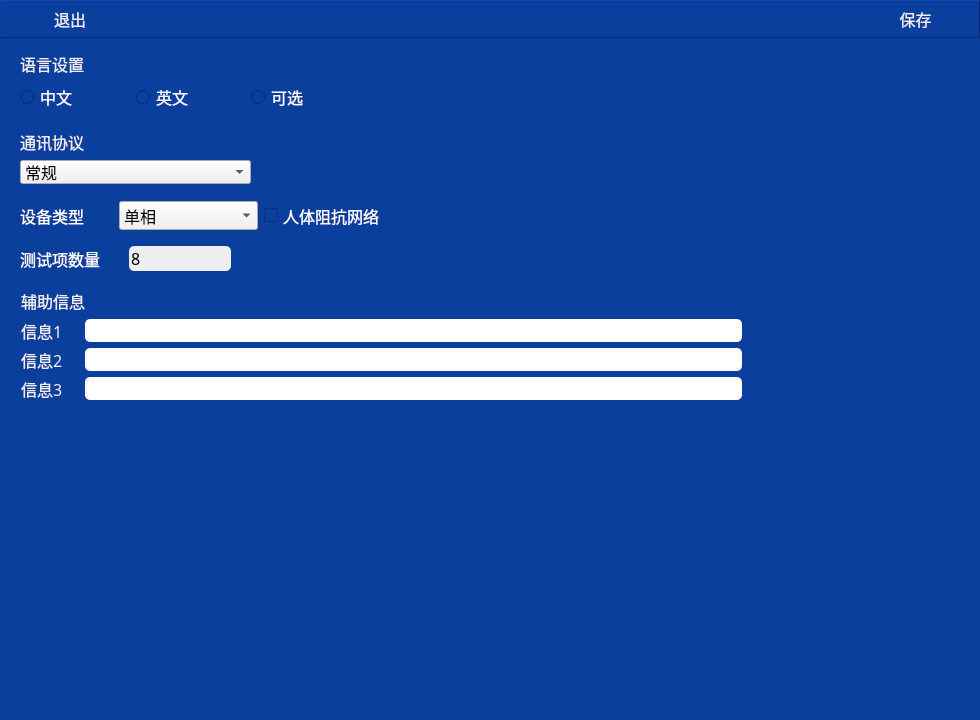
<?xml version="1.0" encoding="UTF-8"?>
<ui version="4.0">
 <class>parameterSenior</class>
 <widget class="QWidget" name="parameterSenior">
  <property name="geometry">
   <rect>
    <x>0</x>
    <y>0</y>
    <width>980</width>
    <height>720</height>
   </rect>
  </property>
  <property name="windowTitle">
   <string>高级设置</string>
  </property>
  <property name="styleSheet">
   <string notr="true">QWidget
{
background-color: rgb(11,63,158);
}
QRadioButton
{
color: rgb(255, 255, 255);
}
QLineEdit
{
border-radius:5px;
}

QSpinBox
{
border-radius:5px;
}
QToolButton
{
border-radius:5px;
}
QPushButton
{
border-radius:5px;
}</string>
  </property>
  <widget class="QFrame" name="frame_6">
   <property name="geometry">
    <rect>
     <x>0</x>
     <y>0</y>
     <width>980</width>
     <height>38</height>
    </rect>
   </property>
   <property name="frameShape">
    <enum>QFrame::Panel</enum>
   </property>
   <property name="frameShadow">
    <enum>QFrame::Raised</enum>
   </property>
   <widget class="QToolButton" name="toolButton_2">
    <property name="geometry">
     <rect>
      <x>0</x>
      <y>1</y>
      <width>140</width>
      <height>36</height>
     </rect>
    </property>
    <property name="font">
     <font>
      <family>微软雅黑</family>
      <pointsize>12</pointsize>
     </font>
    </property>
    <property name="styleSheet">
     <string notr="true">color: rgb(239, 239, 241);
border:0px;</string>
    </property>
    <property name="text">
     <string>退出</string>
    </property>
    <property name="icon">
     <iconset resource="image.qrc">
      <normaloff>:/resource/left-32.png</normaloff>:/resource/left-32.png</iconset>
    </property>
    <property name="iconSize">
     <size>
      <width>30</width>
      <height>30</height>
     </size>
    </property>
    <property name="toolButtonStyle">
     <enum>Qt::ToolButtonTextBesideIcon</enum>
    </property>
   </widget>
   <widget class="QToolButton" name="toolButton_14">
    <property name="geometry">
     <rect>
      <x>866</x>
      <y>1</y>
      <width>99</width>
      <height>36</height>
     </rect>
    </property>
    <property name="font">
     <font>
      <family>微软雅黑</family>
      <pointsize>12</pointsize>
     </font>
    </property>
    <property name="whatsThis">
     <string/>
    </property>
    <property name="styleSheet">
     <string notr="true">QToolButton
{
background-color:transparent;
color: rgb(239, 239, 241);
border:0px;
}</string>
    </property>
    <property name="text">
     <string>保存</string>
    </property>
    <property name="icon">
     <iconset resource="image.qrc">
      <normaloff>:/resource/保存.png</normaloff>:/resource/保存.png</iconset>
    </property>
    <property name="iconSize">
     <size>
      <width>30</width>
      <height>30</height>
     </size>
    </property>
    <property name="toolButtonStyle">
     <enum>Qt::ToolButtonTextBesideIcon</enum>
    </property>
   </widget>
  </widget>
  <widget class="QWidget" name="layoutWidget">
   <property name="geometry">
    <rect>
     <x>20</x>
     <y>246</y>
     <width>211</width>
     <height>25</height>
    </rect>
   </property>
   <layout class="QHBoxLayout" name="horizontalLayout_3">
    <item>
     <widget class="QLabel" name="label_18">
      <property name="font">
       <font>
        <family>微软雅黑</family>
        <pointsize>12</pointsize>
       </font>
      </property>
      <property name="styleSheet">
       <string notr="true">color: rgb(255, 255, 255);
border:0px;</string>
      </property>
      <property name="text">
       <string>测试项数量</string>
      </property>
      <property name="alignment">
       <set>Qt::AlignLeading|Qt::AlignLeft|Qt::AlignVCenter</set>
      </property>
     </widget>
    </item>
    <item>
     <widget class="QSpinBox" name="spinBox_8">
      <property name="font">
       <font>
        <family>微软雅黑</family>
        <pointsize>12</pointsize>
       </font>
      </property>
      <property name="styleSheet">
       <string notr="true">background-color: rgb(239, 239, 241);</string>
      </property>
      <property name="wrapping">
       <bool>false</bool>
      </property>
      <property name="frame">
       <bool>true</bool>
      </property>
      <property name="buttonSymbols">
       <enum>QAbstractSpinBox::NoButtons</enum>
      </property>
      <property name="minimum">
       <number>1</number>
      </property>
      <property name="maximum">
       <number>20</number>
      </property>
      <property name="value">
       <number>8</number>
      </property>
     </widget>
    </item>
   </layout>
  </widget>
  <widget class="QWidget" name="layoutWidget_2">
   <property name="geometry">
    <rect>
     <x>20</x>
     <y>51</y>
     <width>341</width>
     <height>61</height>
    </rect>
   </property>
   <layout class="QGridLayout" name="gridLayout_4">
    <item row="0" column="0">
     <widget class="QLabel" name="label_4">
      <property name="font">
       <font>
        <family>微软雅黑</family>
        <pointsize>12</pointsize>
       </font>
      </property>
      <property name="styleSheet">
       <string notr="true">color: rgb(239, 239, 241);</string>
      </property>
      <property name="text">
       <string>语言设置</string>
      </property>
     </widget>
    </item>
    <item row="1" column="0">
     <widget class="QRadioButton" name="radioButton">
      <property name="font">
       <font>
        <family>微软雅黑</family>
        <pointsize>12</pointsize>
       </font>
      </property>
      <property name="styleSheet">
       <string notr="true"/>
      </property>
      <property name="text">
       <string>中文</string>
      </property>
     </widget>
    </item>
    <item row="1" column="1">
     <widget class="QRadioButton" name="radioButton_2">
      <property name="font">
       <font>
        <family>微软雅黑</family>
        <pointsize>12</pointsize>
       </font>
      </property>
      <property name="text">
       <string>英文</string>
      </property>
     </widget>
    </item>
    <item row="1" column="2">
     <widget class="QRadioButton" name="radioButton_5">
      <property name="font">
       <font>
        <family>微软雅黑</family>
        <pointsize>12</pointsize>
       </font>
      </property>
      <property name="text">
       <string>可选</string>
      </property>
     </widget>
    </item>
   </layout>
  </widget>
  <widget class="QWidget" name="layoutWidget_3">
   <property name="geometry">
    <rect>
     <x>20</x>
     <y>201</y>
     <width>541</width>
     <height>29</height>
    </rect>
   </property>
   <layout class="QHBoxLayout" name="horizontalLayout_6" stretch="4,5">
    <item>
     <layout class="QHBoxLayout" name="horizontalLayout" stretch="2,3">
      <item>
       <widget class="QLabel" name="label_24">
        <property name="font">
         <font>
          <family>微软雅黑</family>
          <pointsize>12</pointsize>
          <weight>50</weight>
          <bold>false</bold>
         </font>
        </property>
        <property name="styleSheet">
         <string notr="true">color: rgb(255, 255, 255);</string>
        </property>
        <property name="text">
         <string>设备类型</string>
        </property>
       </widget>
      </item>
      <item>
       <widget class="QComboBox" name="comboBox_6">
        <property name="font">
         <font>
          <family>微软雅黑</family>
          <pointsize>12</pointsize>
          <weight>50</weight>
          <bold>false</bold>
         </font>
        </property>
        <property name="styleSheet">
         <string notr="true">background-color: rgb(239, 239, 241);</string>
        </property>
        <item>
         <property name="text">
          <string>单相</string>
         </property>
        </item>
        <item>
         <property name="text">
          <string>三相</string>
         </property>
        </item>
        <item>
         <property name="text">
          <string>三相静</string>
         </property>
        </item>
       </widget>
      </item>
     </layout>
    </item>
    <item>
     <widget class="QCheckBox" name="checkBox_3">
      <property name="font">
       <font>
        <family>微软雅黑</family>
        <pointsize>12</pointsize>
       </font>
      </property>
      <property name="styleSheet">
       <string notr="true">color: rgb(255, 255, 255);</string>
      </property>
      <property name="text">
       <string>人体阻抗网络</string>
      </property>
     </widget>
    </item>
   </layout>
  </widget>
  <widget class="QWidget" name="layoutWidget_4">
   <property name="geometry">
    <rect>
     <x>21</x>
     <y>289</y>
     <width>721</width>
     <height>111</height>
    </rect>
   </property>
   <layout class="QGridLayout" name="gridLayout_2">
    <property name="horizontalSpacing">
     <number>0</number>
    </property>
    <property name="verticalSpacing">
     <number>6</number>
    </property>
    <item row="0" column="0">
     <widget class="QLabel" name="label_5">
      <property name="font">
       <font>
        <family>微软雅黑</family>
        <pointsize>12</pointsize>
       </font>
      </property>
      <property name="styleSheet">
       <string notr="true">color: rgb(239, 239, 241);</string>
      </property>
      <property name="text">
       <string>辅助信息</string>
      </property>
     </widget>
    </item>
    <item row="1" column="0">
     <widget class="QLabel" name="label_29">
      <property name="font">
       <font>
        <family>微软雅黑</family>
        <pointsize>12</pointsize>
       </font>
      </property>
      <property name="styleSheet">
       <string notr="true">color: rgb(239, 239, 241);</string>
      </property>
      <property name="text">
       <string>信息1</string>
      </property>
     </widget>
    </item>
    <item row="1" column="1">
     <widget class="QLineEdit" name="lineEdit_4">
      <property name="font">
       <font>
        <family>微软雅黑</family>
        <pointsize>12</pointsize>
       </font>
      </property>
      <property name="styleSheet">
       <string notr="true">QLineEdit
{
background-color: rgb(255, 255, 255);
}</string>
      </property>
     </widget>
    </item>
    <item row="2" column="0">
     <widget class="QLabel" name="label_30">
      <property name="font">
       <font>
        <family>微软雅黑</family>
        <pointsize>12</pointsize>
       </font>
      </property>
      <property name="styleSheet">
       <string notr="true">color: rgb(239, 239, 241);</string>
      </property>
      <property name="text">
       <string>信息2</string>
      </property>
     </widget>
    </item>
    <item row="2" column="1">
     <widget class="QLineEdit" name="lineEdit_14">
      <property name="font">
       <font>
        <family>微软雅黑</family>
        <pointsize>12</pointsize>
       </font>
      </property>
      <property name="styleSheet">
       <string notr="true">QLineEdit
{
background-color: rgb(255, 255, 255);
}</string>
      </property>
     </widget>
    </item>
    <item row="3" column="0">
     <widget class="QLabel" name="label_31">
      <property name="font">
       <font>
        <family>微软雅黑</family>
        <pointsize>12</pointsize>
       </font>
      </property>
      <property name="styleSheet">
       <string notr="true">color: rgb(239, 239, 241);</string>
      </property>
      <property name="text">
       <string>信息3</string>
      </property>
     </widget>
    </item>
    <item row="3" column="1">
     <widget class="QLineEdit" name="lineEdit_15">
      <property name="font">
       <font>
        <family>微软雅黑</family>
        <pointsize>12</pointsize>
       </font>
      </property>
      <property name="styleSheet">
       <string notr="true">QLineEdit
{
background-color: rgb(255, 255, 255);
}</string>
      </property>
     </widget>
    </item>
   </layout>
  </widget>
  <widget class="QWidget" name="layoutWidget_5">
   <property name="geometry">
    <rect>
     <x>20</x>
     <y>130</y>
     <width>231</width>
     <height>54</height>
    </rect>
   </property>
   <layout class="QVBoxLayout" name="verticalLayout_3">
    <item>
     <widget class="QLabel" name="label_27">
      <property name="font">
       <font>
        <family>微软雅黑</family>
        <pointsize>12</pointsize>
       </font>
      </property>
      <property name="styleSheet">
       <string notr="true">color: rgb(239, 239, 241);</string>
      </property>
      <property name="text">
       <string>通讯协议</string>
      </property>
     </widget>
    </item>
    <item>
     <widget class="QComboBox" name="comboBox_12">
      <property name="font">
       <font>
        <family>微软雅黑</family>
        <pointsize>12</pointsize>
        <weight>50</weight>
        <bold>false</bold>
       </font>
      </property>
      <property name="styleSheet">
       <string notr="true">background-color: rgb(239, 239, 241);</string>
      </property>
      <item>
       <property name="text">
        <string>常规</string>
       </property>
      </item>
      <item>
       <property name="text">
        <string>合肥海尔</string>
       </property>
      </item>
      <item>
       <property name="text">
        <string>多档功率</string>
       </property>
      </item>
      <item>
       <property name="text">
        <string>耐压、绝缘冷热态</string>
       </property>
      </item>
      <item>
       <property name="text">
        <string>带电参表</string>
       </property>
      </item>
      <item>
       <property name="text">
        <string>低功耗多档功率</string>
       </property>
      </item>
     </widget>
    </item>
   </layout>
  </widget>
 </widget>
 <resources>
  <include location="image.qrc"/>
 </resources>
 <connections/>
</ui>
